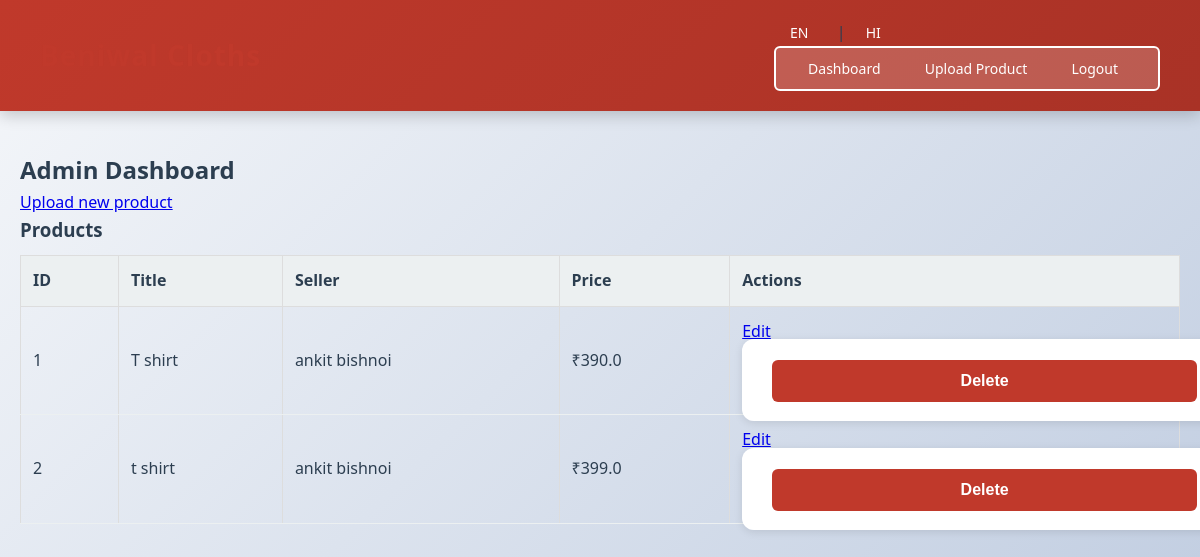
Screenshot of /admin/dashboard (signed in) with the database file from the repository.
### tables this page shows
CREATE TABLE products (
        id INTEGER PRIMARY KEY,
        seller_id INTEGER,
        title TEXT,
        price REAL,
        images TEXT,
        videos TEXT,
        description TEXT,
        seller_can_view_buyer_phone INTEGER DEFAULT 1,
        created_at TIMESTAMP DEFAULT CURRENT_TIMESTAMP
    );

CREATE TABLE sellers (id INTEGER PRIMARY KEY, name TEXT, phone TEXT, rating REAL, lat REAL, lon REAL);

### app.py (the view)
@app.route('/admin/dashboard')
def admin_dashboard():
    if not session.get('admin'):
        flash('Please login as admin first', 'error')
        return redirect(url_for('admin_login'))
    products = query_db("SELECT p.*, s.name as seller_name FROM products p JOIN sellers s ON p.seller_id = s.id")
    settings = {r['k']: r['v'] for r in query_db('SELECT k,v FROM settings')}
    return render_template('admin_dashboard.html', products=products, settings=settings)

### app.py (called while the page is built)
def query_db(query, args=(), one=False):
    conn = sqlite3.connect(DB)
    conn.row_factory = sqlite3.Row
    cur = conn.cursor()
    cur.execute(query, args)
    rv = cur.fetchall()
    conn.commit()
    conn.close()
    return (rv[0] if rv else None) if one else rv

### templates/admin_dashboard.html (shortened to what this page needs)
{% extends "base.html" %}
{% block content %}
<h2>Admin Dashboard</h2>
<p><a href="/seller/upload">Upload new product</a></p>
<h3>Products</h3>
<table>
  <tr><th>ID</th><th>Title</th><th>Seller</th><th>Price</th><th>Actions</th></tr>
  {% for p in products %}
  <tr>
    <td>{{ p.id }}</td>
    <td>{{ p.title }}</td>
    <td>{{ p.seller_name }}</td>
    <td>₹{{ p.price }}</td>
    <td>
      <a href="/admin/product/{{ p.id }}/edit">Edit</a>
      <form method="post" action="/admin/product/{{ p.id }}/delete" style="display:inline;" onsubmit="return confirm('Delete product?');">
        <button type="submit">Delete</button>
      </form>
    </td>
  </tr>
  {% endfor %}
</table>
{% endblock %}

### static/style.css (style rules this page uses)
* { margin: 0; padding: 0; box-sizing: border-box; }
:root { --primary: #c0392b; --dark: #2c3e50; --light: #ecf0f1; --gray: #95a5a6; --success: #27ae60; }
html { scroll-behavior: smooth; }
body { font-family: 'Segoe UI', Tahoma, Geneva, Verdana, sans-serif; background: linear-gradient(135deg, #f5f7fa 0%, #c3cfe2 100%); color: var(--dark); line-height: 1.6; }
form { background: white; padding: 30px; border-radius: 12px; box-shadow: 0 2px 8px rgba(0, 0, 0, 0.1); max-width: 500px; margin: 0 auto; }
button { width: 100%; padding: 12px; margin-top: 16px; background: var(--primary); color: white; border: none; border-radius: 6px; font-size: 16px; font-weight: 600; cursor: pointer; transition: all 0.3s ease; }
table { width: 100%; border-collapse: collapse; }
table th { background: var(--light); padding: 12px; text-align: left; font-weight: 600; color: var(--dark); }
table td { padding: 12px; border-bottom: 1px solid var(--light); }

### templates/admin_dashboard.html (style rules this page uses)
table { width:100%; border-collapse: collapse; margin-top:10px }
th,td { border:1px solid #ddd; padding:8px; text-align:left }
th { background:#f0f0f0 }
a { margin-right:8px }

### rows the page displays
products: id "1", title "T shirt", seller_name "ankit bishnoi", price "390.0"
products: id "2", title "t shirt", seller_name "ankit bishnoi", price "399.0"
